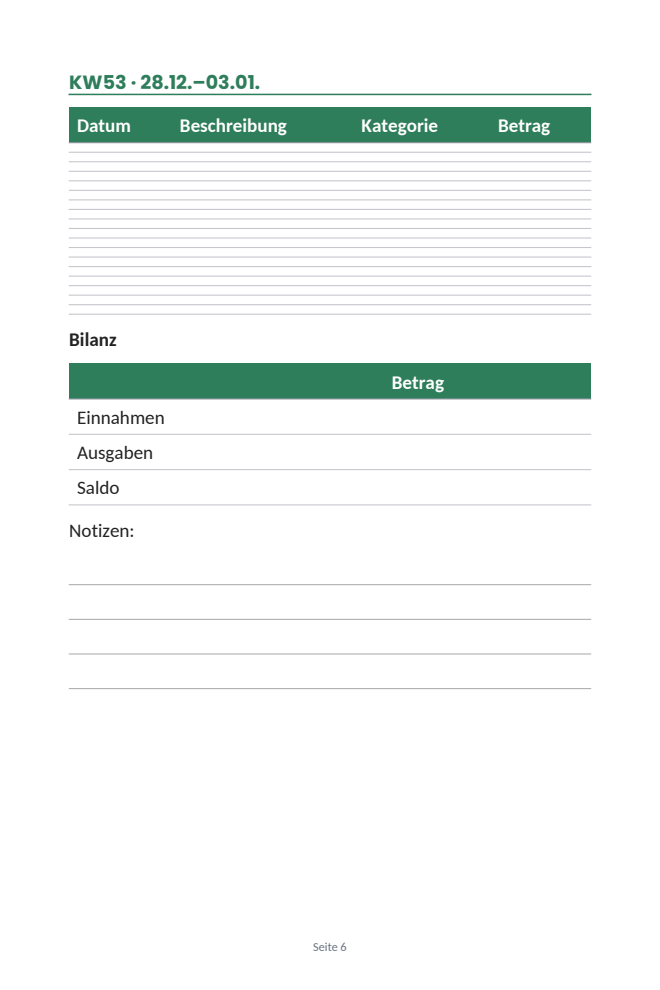
#> input picture analysis-0.38.0/kdp-v13-week-as-rendered.png, 660 x 990 px; its folder holds only this picture in this run
$ python -i checks.py   (imports and definitions only)
#> lines starting #> are read from the running program, lines starting #| are printed output that depends on the picture
"""Checks for files made in the workshop, before they enter the workspace.

Ember's own products are made by Ember's code from the agent's text. Workshop files are different: code a model wrote
made them, in Anthropic's sandbox, so their bytes are the agent's choice. Before one is kept:

* a picture is decoded and saved again, so nothing but its pixels survives (no metadata, no trailing data);
* a PDF is refused if anything in it can act on its own: JavaScript, launch or submit actions, embedded files, rich
  media, XFA forms, links that open other files, an action when it opens other than going to a page, links that
  aren't web or mail links (compressed object streams are searched too, and since 0.12.0 a stream Ember can't decode
  is refused, as is an encrypted file). 0.15.0: JavaScript still hid in an object stream whose encoding was named
  indirectly (/Filter 5 0 R), escaped (/Fil#74er) or twice, behind a PNG predictor, a "stream" line ending in a lone
  CR, a false "obj" or "endstream" inside the data, or a picture encoding after Flate. Now a stream's dictionary is
  everything since the stream before it, its encoding must be named directly and once, predictors are undone, a
  stream must decode to its end, and pdfium (Chrome's PDF engine) is asked last what it finds;
* a Word, Excel or PowerPoint file is refused if it holds macros, ActiveX or OLE objects, links to other files or
  templates, DDE, data connections or web queries, or actions that start programs; only web links may point outside
  the file, and (0.12.0) every part must be of a kind known to be safe: the formats' own XML, and PNG, JPEG or GIF
  pictures;
* text must be UTF-8 and small enough for a text file;
* anything else (SVG, archives, programs, fonts, ...) is refused, and so is a file that can't be read whole (0.12.0: a
  malformed Office file escaped the checks and its run went unrecorded).

``unzipped`` (0.15.0) reads an Office file within bounds for anyone who opens one (the workshop's check, the owner's
library, workspace_read): a small .docx could make Ember unpack gigabytes.

``check`` returns what to save, or raises Refused with the reason, in words the agent can act on.
"""

from __future__ import annotations

import base64
import bisect
import io
import re
import zipfile
import zlib
from pathlib import PurePosixPath

from defusedxml import ElementTree
from PIL import Image

from ..agent.sandbox import TEXT_EXTENSIONS
from . import images  # the PDF renderer, loaded at startup (see app.agent.tools)

PICTURES = {".png": "PNG", ".jpg": "JPEG", ".jpeg": "JPEG"}
OFFICE = frozenset({".docx", ".xlsx", ".pptx"})
KEPT = frozenset({*TEXT_EXTENSIONS, *PICTURES, ".pdf", *OFFICE})
MAX_TEXT_BYTES = 64 * 1024
MAX_PDF_PAGES = 300
# 0.21.0: a page's sides in points (1/72 inch): from a quarter inch to PDF's own largest page, 200 inches
MIN_PAGE_POINTS = 18
MAX_PAGE_POINTS = 14_400
MAX_PAGE_RATIO = 20  # a bookmark is 4 times as long as it is wide; a page 1000 x 10 points wide was kept
MAX_UNPACKED_BYTES = 100 * 1024 * 1024  # what the streams of a PDF or the parts of an Office file may unpack to
READ_BYTES = 50_000_000  # 0.15.0: at most what an Office file Ember reads (library, workspace_read) unpacks to
MAX_PREDICTED_BYTES = 4 * 1024 * 1024  # 0.15.0: a PDF's streams whose predictor Ember undoes (about 1 s a MB)
# 0.40.3 (analysis-0.40.1 codebase, found with P1): what a PDF's stream keywords may have Ember read, each from the
# end of the stream before it to its own end. A real file's streams read it about once; keywords inside one stream, or
# with no end, read it again each (88 KB of '<<>>stream ' took 2.6 s, 15 MB would take hours)
MAX_STREAM_READ_BYTES = 128 * 1024 * 1024
MAX_PARTS = 3_000
MAX_RATIO = 200  # an Office part that unpacks to more than this many times its size is a zip bomb
# PDF names that make a file act on its own (a name's #xx escapes are decoded before the comparison).
ACTIVE_PDF = frozenset(
    {
        "JavaScript",
        "JS",
        "Launch",
        "EmbeddedFile",
        "EmbeddedFiles",
        "RichMedia",
        "XFA",
        "SubmitForm",
        "ImportData",
        "GoToE",
        "GoToR",
        "AA",
    }
)
_PDF_NAME = re.compile(rb"/([^\s/<>\[\]()%{}]{1,127})")
_REGULAR = rb"[^\x00\t\n\x0c\r /<>\[\]()%{}]"  # a character of a PDF word (not white space or a delimiter)
# A stream's data starts after the line its keyword is on (0.12.0: not the "stream" in "endstream"; 0.15.0: that line
# may end in CR, LF or both, as pdfium reads it: a lone CR hid a stream). The keyword follows its dictionary's ">>", as
# pdfium reads it, and only the keyword is matched: a false "stream" before it on its line (/stream) hid it.
_PDF_STREAM = re.compile(rb">>(?:[\x00\t\n\x0c\r ]|%[^\r\n]*+)*+(stream)(?!" + _REGULAR + rb")")
_LINE_END = re.compile(rb"[^\r\n]*(?:\r\n|\r|\n)")
_ESCAPE = re.compile(rb"#([0-9A-Fa-f]{2})")
# 0.12.0: the encodings a PDF stream may use. Ember decodes these to search what they hold ...
_DECODED = {
    "FlateDecode": "flate",
    "Fl": "flate",
    "ASCII85Decode": "a85",
    "A85": "a85",
    "ASCIIHexDecode": "hex",
    "AHx": "hex",
}
# ... and these picture encodings stay as they are, on pictures only (as the last encoding).
_PICTURE_FILTERS = frozenset({"DCTDecode", "DCT", "JPXDecode", "JBIG2Decode", "CCITTFaxDecode", "CCF"})
# 0.15.0: a stream's /Filter and /DecodeParms, read as pdfium reads them (white space and comments between).
# 0.40.3 (analysis-0.40.1 codebase, P1): possessive, as _PDF_STREAM is. A run of '%' could be split into comments in
# exponentially many ways: a workshop PDF with '/Filter' and then '[%%%...' froze the app (each '%' doubled the time,
# 25 took 5 s). A comment runs to the end of its line, as pdfium reads it.
_SPACE = rb"(?:[\x00\t\n\x0c\r ]|%[^\r\n]*+)"  # a white space character or a comment
_WS = _SPACE + rb"*+"
_KEY_END = rb"(?!" + _REGULAR + rb")"
_FILTER = re.compile(rb"/Filter" + _KEY_END + _WS)
_PARMS = re.compile(rb"/DecodeParms" + _KEY_END + _WS)
_FILTER_NAME = rb"/" + _REGULAR + rb"+"
_FILTER_VALUE = re.compile(_FILTER_NAME + rb"|\[(?:" + _WS + _FILTER_NAME + rb")*" + _WS + rb"\]")
_PARMS_VALUE = re.compile(rb"null\b|<<[^<>]*>>|\[(?:[^\[\]<>]|<<[^<>]*>>)*\]")
# 0.40.3 (P1): a number's digits are taken whole (a run of 2,000 digits took 49 s, tried as two numbers every way);
# two numbers with nothing between them still count, as before
_REFERENCE = re.compile(rb"(?<!\d)(?:\d++" + _SPACE + rb"++\d++|\d\d++)" + _WS + rb"R" + _KEY_END)
_INDIRECT_TYPE = re.compile(rb"/(?:Sub)?[Tt]ype" + _KEY_END + _WS + rb"\d")
_IMAGE = re.compile(rb"/Subtype\s*/Image\b")
_ACTION_TYPE = re.compile(rb"/S\s*/([^\s/<>\[\]()%{}]+)")
_WEB_LINK = re.compile(rb"(?:https?://|mailto:)", re.IGNORECASE)
# Parts of an Office file that run code, embed other programs' objects or pull in other files (0.12.0: data
# connections and web queries too).
_ACTIVE_PART = re.compile(
    r"(?:^|/)(?:vbaProject\.bin|vbaData\.xml|activeX|embeddings/|oleObject|externalLinks/|customUI|attachedToolbars"
    r"|connections\.xml|queryTables/)",
    re.IGNORECASE,
)
# 0.12.0: the kinds of parts an Office file may hold: the formats' own XML, a printer's settings, and pictures.
_SAFE_TYPE = re.compile(
    r"^(?:application/vnd\.openxmlformats-[a-z.-]+\+xml|application/xml|text/xml|image/(?:png|jpeg|gif)"
    r"|application/vnd\.openxmlformats-officedocument\.(?:spreadsheetml|wordprocessingml|presentationml)"
    r"\.printerSettings|application/vnd\.ms-office\.(?:chartstyle|chartcolorstyle)\+xml"
    r"|application/vnd\.ms-word\.stylesWithEffects\+xml)$",
    re.IGNORECASE,
)
_UNSAFE_TYPE = re.compile(r"macro|vba|activeX|oleObject|connections|queryTable|externalLink|customUI", re.IGNORECASE)
_TYPES_NS = "{http://schemas.openxmlformats.org/package/2006/content-types}"
_FIELD_CODES = re.compile(r"\b(?:DDE|DDEAUTO|INCLUDETEXT|INCLUDEPICTURE|IMPORT|LINK)\b")
_EXCEL_ACTIVE = re.compile(
    r"\||\[\d+\]|\b(?:WEBSERVICE|FILTERXML|CALL|REGISTER|EXEC|RTD|HYPERLINK)\s*\(", re.IGNORECASE
)
_PPT_ACTIONS = re.compile(r"ppaction://(?:program|ole|macro)", re.IGNORECASE)
_WORD_NS = "{http://schemas.openxmlformats.org/wordprocessingml/2006/main}"
_EXCEL_NS = "{http://schemas.openxmlformats.org/spreadsheetml/2006/main}"
_RELATIONSHIP = "{http://schemas.openxmlformats.org/package/2006/relationships}Relationship"
_HYPERLINK = "http://schemas.openxmlformats.org/officeDocument/2006/relationships/hyperlink"


class Refused(ValueError):
    """A workshop file Ember doesn't keep; the message says why."""


# [53 lines left out: functions check, _text, _picture, not called in this run]


def _pdf(data: bytes) -> bytes:
    if not data.startswith(b"%PDF-"):
        raise Refused("the file isn't a PDF")
    if "Encrypt" in _names(data):
        raise Refused("the PDF is encrypted, so Ember can't check it")
    found = _active_names(data)
    unpacked = 0
    searched = [data]
    ends: list[int] = []  # where the streams' data ended, in order
    predictable = [MAX_PREDICTED_BYTES]
    read = 0
    for match in _PDF_STREAM.finditer(data):
        line = _LINE_END.match(data, match.end())
        end = data.find(b"endstream", line.end()) if line else -1
        # 0.15.0: the stream's dictionary is somewhere after the last stream that ended before it. The last "N G obj"
        # before the keyword could be a false one, in a string of the dictionary itself, which hid its /Filter.
        at = bisect.bisect_right(ends, match.start(1)) - 1
        start = ends[at] if at >= 0 else 0
        read += (end if end >= 0 else len(data)) - start
        if read > MAX_STREAM_READ_BYTES:
            raise Refused("the PDF has streams inside streams or without an end, more than Ember can check")
        if end < 0:
            continue  # no stream at all: pdfium reads none without an end either
        head = data[start : match.start(1)]
        bisect.insort(ends, end)
        chunk = _decoded(head, data[line.end() : end], MAX_UNPACKED_BYTES - unpacked, predictable)
        if chunk is None:
            continue  # a picture's own encoding, or no encoding (its raw bytes were searched already)
        unpacked += len(chunk)
        if unpacked > MAX_UNPACKED_BYTES:
            raise Refused("the PDF unpacks to too much data")
        found |= _active_names(chunk)
        searched.append(chunk)
    if found:
        raise Refused(f"the PDF has active content ({', '.join(sorted(found))}), which Ember never keeps")
    for chunk in searched:
        _check_actions(chunk, data)
    try:
        pages = images.page_count(data)
        active = images.pdf_active(data)
        sizes = images.page_sizes(data) if 1 <= pages <= MAX_PDF_PAGES else []
    except Exception:  # noqa: BLE001
        raise Refused("the PDF can't be opened") from None
    if not 1 <= pages <= MAX_PDF_PAGES:
        raise Refused(f"the PDF has {pages} pages; at most {MAX_PDF_PAGES}")
    for number, (width, height) in enumerate(sizes, 1):  # 0.21.0: no page any printer or screen shows
        short, long = min(width, height), max(width, height)
        if short < MIN_PAGE_POINTS or long > MAX_PAGE_POINTS or long > MAX_PAGE_RATIO * short:
            raise Refused(
                f"page {number} is {width:.0f} x {height:.0f} points: a page must be {MIN_PAGE_POINTS} to"
                f" {MAX_PAGE_POINTS} points (0.25 to 200 inches) wide and high, at most {MAX_PAGE_RATIO} times as long"
                " as it is wide"
            )
    if active:  # 0.15.0: what a viewer finds, whatever the search above missed
        raise Refused(f"the PDF has active content ({', '.join(active)}), which Ember never keeps")
    return data


# [6 lines left out: function _names, not called in this run]


def _active_names(data: bytes) -> set[str]:
    return _names(data) & ACTIVE_PDF


# [328 lines left out: functions _decoded, _one_value, _parameters, _unpredicted, _check_actions, _goes_to_a_page and 10 more, not called in this run]

>>> import cv2
>>> picture = cv2.imread('../../../analysis-0.38.0/kdp-v13-week-as-rendered.png', cv2.IMREAD_GRAYSCALE)
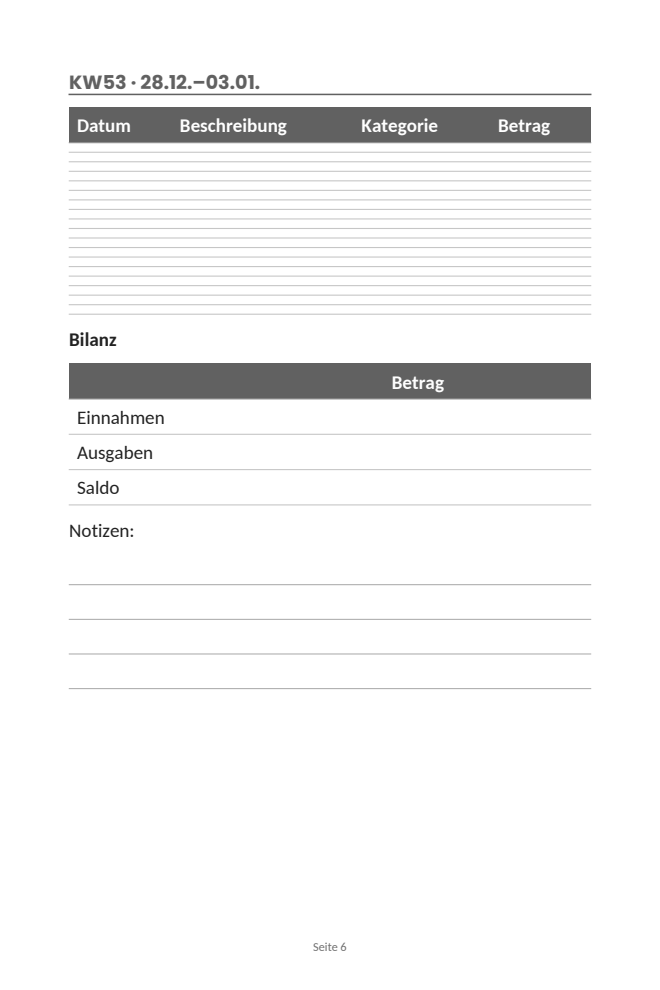
#> picture: shape (990, 660); min 34, max 255, mean 244.1
#> (the run stopped early here; a loop or call above may not have finished)

$ run again, on analysis-0.38.0/kdp-v13-week-rows-one-line.png
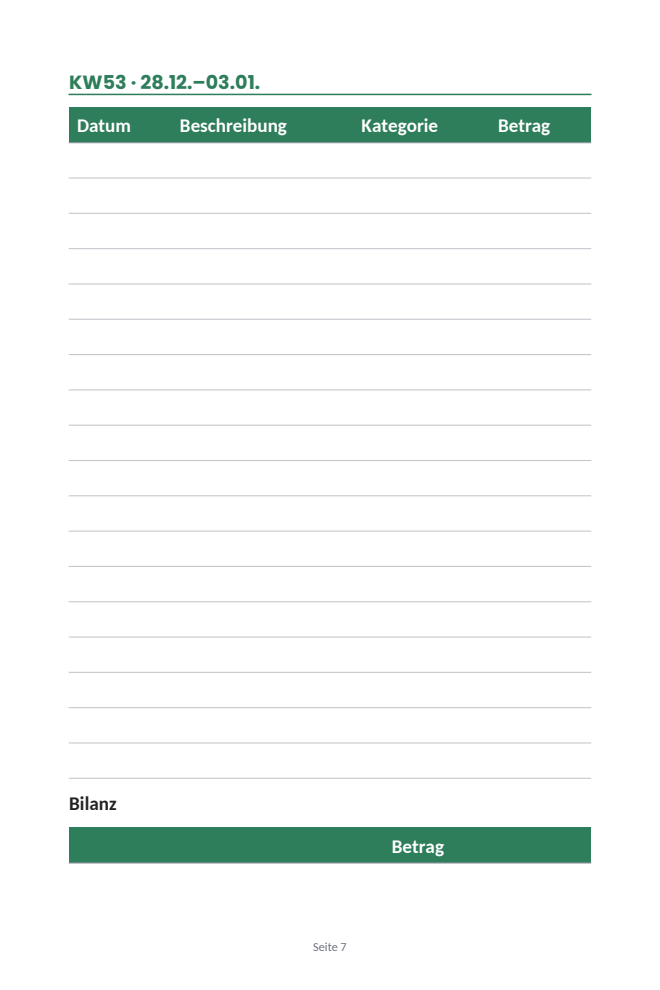
#> input picture analysis-0.38.0/kdp-v13-week-rows-one-line.png, 660 x 990 px
#> `picture = cv2.imread('../../../analysis-0.38.0/kdp-v13-week-as-rendere..`:
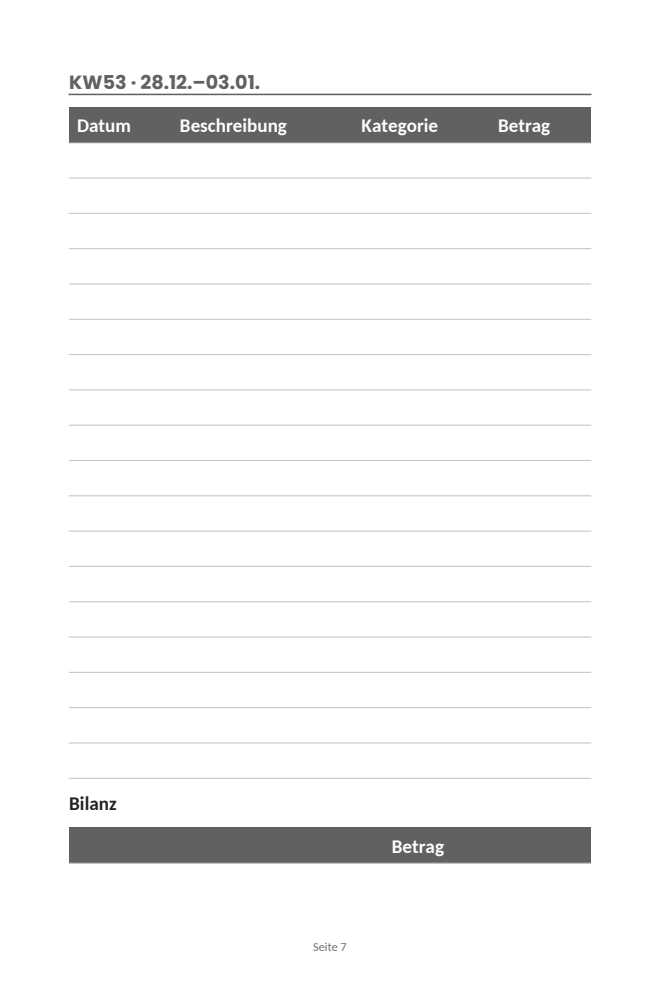
#> picture: shape (990, 660); min 34, max 255, mean 244.9

$ run again, on analysis-0.38.0/kdp-week-dated-rows.png
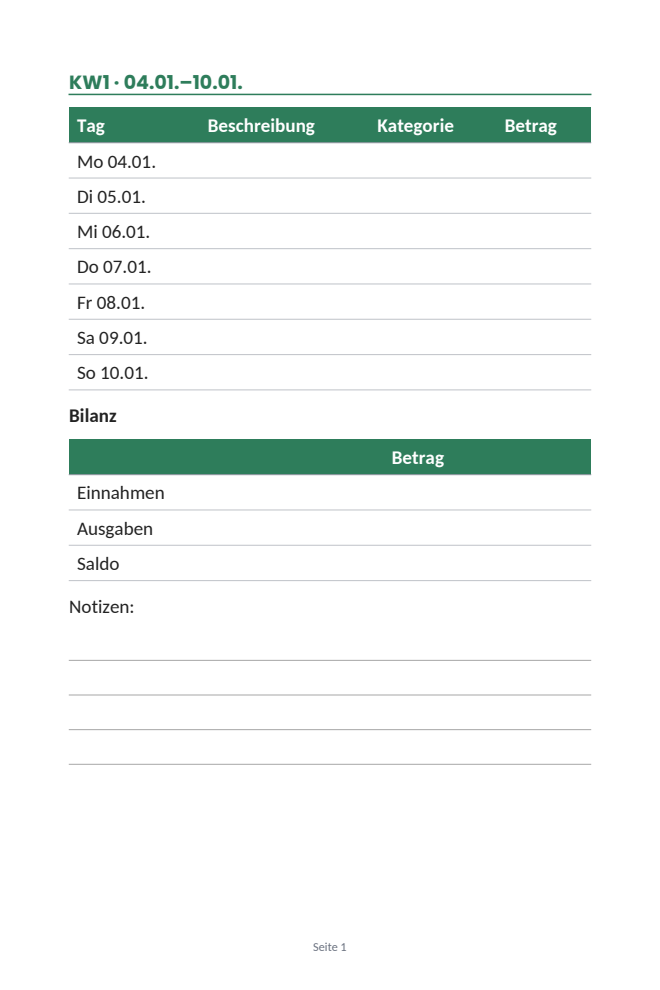
#> input picture analysis-0.38.0/kdp-week-dated-rows.png, 660 x 990 px
#> `picture = cv2.imread('../../../analysis-0.38.0/kdp-v13-week-as-rendere..`:
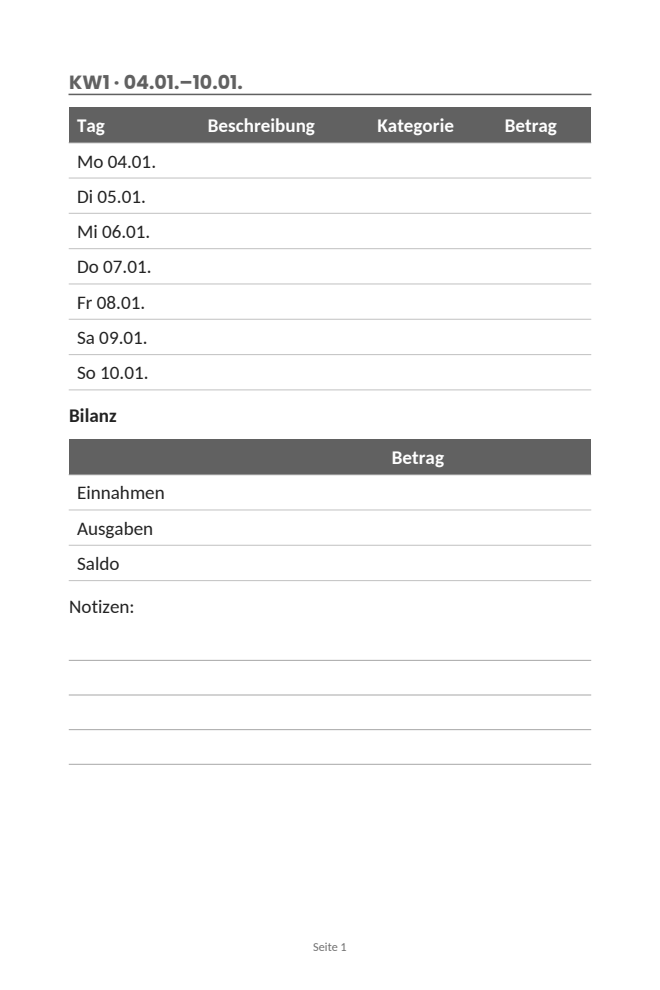
#> picture: shape (990, 660); min 34, max 255, mean 244.1
